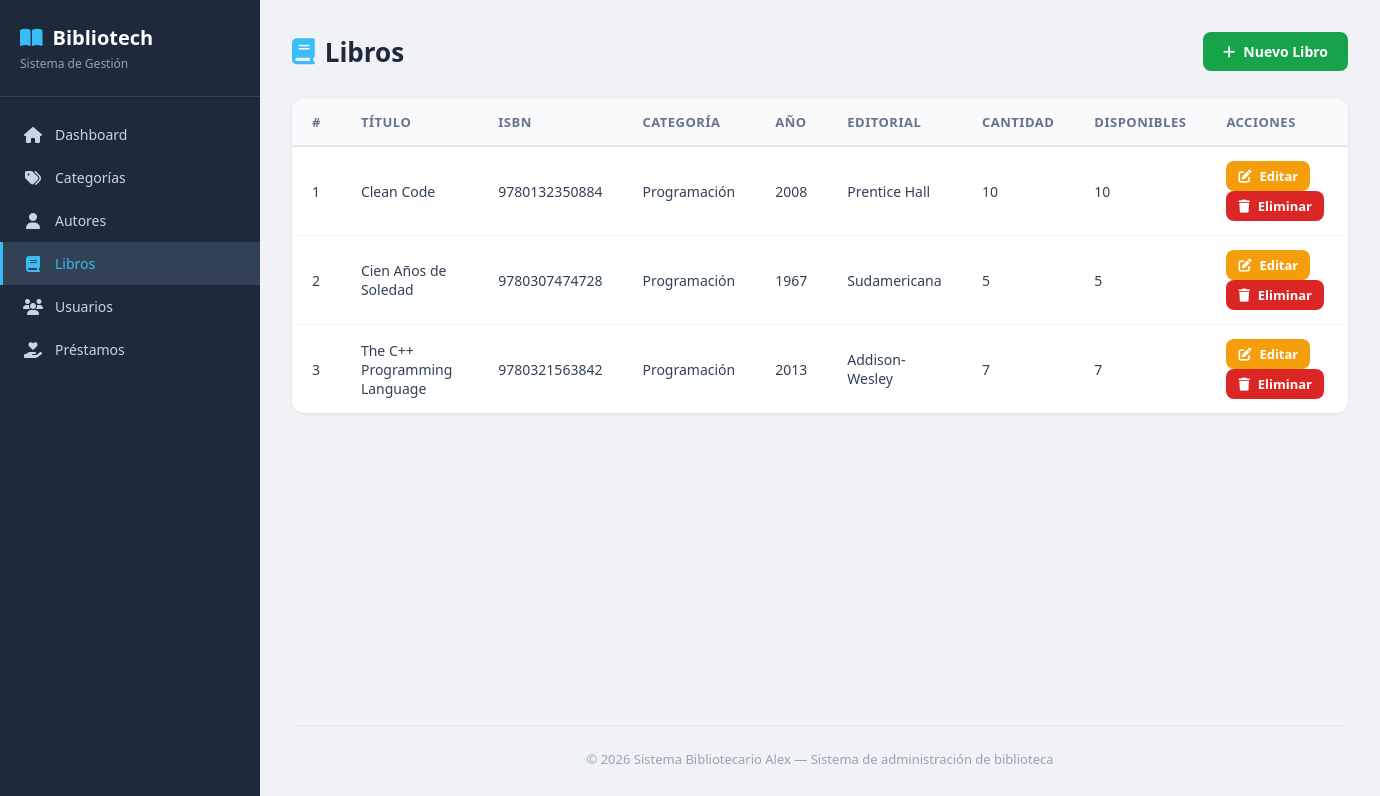
/libros/index.php, run on the app's committed database.
### tables this page shows
CREATE TABLE libros (
    id INT AUTO_INCREMENT PRIMARY KEY,
    titulo VARCHAR(200) NOT NULL,
    isbn VARCHAR(20) NOT NULL UNIQUE,
    anio_publicacion YEAR,
    editorial VARCHAR(150),
    cantidad INT NOT NULL DEFAULT 0,
    disponibles INT NOT NULL DEFAULT 0,
    id_categoria INT NOT NULL,
    fecha_registro TIMESTAMP DEFAULT CURRENT_TIMESTAMP,

    CONSTRAINT fk_libro_categoria
        FOREIGN KEY (id_categoria)
        REFERENCES categorias(id)
);

CREATE TABLE categorias (
    id INT AUTO_INCREMENT PRIMARY KEY,
    nombre VARCHAR(100) NOT NULL UNIQUE,
    descripcion TEXT
);

### libros/index.php (the view, shortened to what this page needs)
<?php
    require_once "../config/connection.php";
?>
<?php include_once "../includes/header.php"; ?>
<div class="page-header">
    <h1><i class="fas fa-book"></i> Libros</h1>
    <a href="create.php" class="btn btn-success">
        <i class="fas fa-plus"></i> Nuevo Libro
    </a>
</div>
<div class="table-container">
    <table>
        <thead>
            <tr>
                <th>#</th>
                <th>Título</th>
                <th>ISBN</th>
                <th>Categoría</th>
                <th>Año</th>
                <th>Editorial</th>
                <th>Cantidad</th>
                <th>Disponibles</th>
                <th>Acciones</th>
            </tr>
        </thead>
        <tbody>
            <?php
                $stmt = $conn->prepare("SELECT libros.id, libros.titulo, libros.isbn, libros.anio_publicacion,libros.editorial, libros.cantidad, libros.disponibles, categorias.nombre AS categoria FROM libros INNER JOIN categorias ON libros.id_categoria = categorias.id;");
                $stmt->execute();
                $resultado = $stmt->get_result();
                while($row = $resultado->fetch_assoc()){
                    echo "<tr>";
                    echo "<td>" . htmlspecialchars($row["id"]) . "</td>";
                    echo "<td>" . htmlspecialchars($row["titulo"]) . "</td>";
                    echo "<td>" . htmlspecialchars($row["isbn"]) . "</td>";
                    echo "<td>" . htmlspecialchars($row["categoria"]) . "</td>";
                    echo "<td>" . htmlspecialchars($row["anio_publicacion"]) . "</td>";
                    echo "<td>" . htmlspecialchars($row["editorial"]) . "</td>";
                    echo "<td>" . htmlspecialchars($row["cantidad"]) . "</td>";
                    echo "<td>" . htmlspecialchars($row["disponibles"]) . "</td>";
                    echo "<td>";
                    echo "<a href='edit.php?id=" . urlencode($row["id"]) . "' class='btn btn-sm btn-warning'><i class='fas fa-edit'></i> Editar</a>";
                    echo "<a href='delete.php?id=" . urlencode($row["id"]) . "' class='btn btn-sm btn-danger'><i class='fas fa-trash'></i> Eliminar</a>";
                    echo "</td>";
                    echo "</tr>";
                }
            ?>
        </tbody>
    </table>
</div>
<?php include_once "../includes/footer.php"; ?>

### includes/header.php (shortened to what this page needs)
<!DOCTYPE html>
<html lang="es">
<head>
    <link rel="stylesheet" href="https://cdnjs.cloudflare.com/ajax/libs/font-awesome/6.5.1/css/all.min.css">
    <link rel="stylesheet" href="../assets/css/style.css">
</head>
<body>
<aside class="sidebar">
    <div class="sidebar-header">
        <h2><i class="fas fa-book-open"></i> Bibliotech</h2>
        <p>Sistema de Gestión</p>
    </div>
    <?php
 $ruta = $_SERVER['PHP_SELF']; ?>
    <nav class="sidebar-nav">
        <a href="../dashboard.php" <?= strpos($ruta, 'dashboard') !== false ? 'class="active"' : '' ?>><i class="fas fa-home"></i> Dashboard</a>
        <a href="../categorias/index.php" <?= strpos($ruta, 'categorias') !== false ? 'class="active"' : '' ?>><i class="fas fa-tags"></i> Categorías</a>
        <a href="../autores/index.php" <?= strpos($ruta, 'autores') !== false ? 'class="active"' : '' ?>><i class="fas fa-user"></i> Autores</a>
        <a href="../libros/index.php" <?= strpos($ruta, 'libros') !== false ? 'class="active"' : '' ?>><i class="fas fa-book"></i> Libros</a>
        <a href="../usuarios/index.php" <?= strpos($ruta, 'usuarios') !== false ? 'class="active"' : '' ?>><i class="fas fa-users"></i> Usuarios</a>
        <a href="../prestamos/index.php" <?= strpos($ruta, 'prestamos') !== false ? 'class="active"' : '' ?>><i class="fas fa-hand-holding-heart"></i> Préstamos</a>
    </nav>
</aside>
<div class="main-content">

### includes/footer.php
    <footer>
        <p>&copy; <?= date("Y") ?> Sistema Bibliotecario Alex &mdash; Sistema de administración de biblioteca</p>
    </footer>
</div>
</body>
</html>

### assets/css/style.css (style rules this page uses)
* { margin: 0; padding: 0; box-sizing: border-box; }
body { font-family: 'Segoe UI', Tahoma, Geneva, Verdana, sans-serif; background: #f0f2f5; color: #333; display: flex; min-height: 100vh; }
.sidebar { width: 260px; background: #1e293b; color: #fff; display: flex; flex-direction: column; position: fixed; top: 0; left: 0; height: 100vh; z-index: 100; }
.sidebar-header { padding: 24px 20px; border-bottom: 1px solid #334155; }
.sidebar-header h2 { font-size: 20px; font-weight: 700; display: flex; align-items: center; gap: 10px; }
.sidebar-header h2 i { color: #38bdf8; }
.sidebar-header p { font-size: 12px; color: #94a3b8; margin-top: 4px; }
.sidebar-nav { padding: 16px 0; flex: 1; }
.sidebar-nav a { display: flex; align-items: center; gap: 12px; padding: 12px 20px; color: #cbd5e1; text-decoration: none; font-size: 14px; transition: all 0.2s; border-left: 3px solid transparent; }
.sidebar-nav a.active { background: #334155; color: #38bdf8; border-left-color: #38bdf8; }
.sidebar-nav a i { width: 20px; text-align: center; font-size: 16px; }
.main-content { margin-left: 260px; flex: 1; padding: 32px; min-height: 100vh; display: flex; flex-direction: column; }
footer { margin-top: auto; padding-top: 24px; text-align: center; font-size: 13px; color: #94a3b8; border-top: 1px solid #e2e8f0; }
.page-header { display: flex; justify-content: space-between; align-items: center; margin-bottom: 28px; }
.page-header h1 { font-size: 26px; font-weight: 700; color: #1e293b; display: flex; align-items: center; gap: 10px; }
.page-header h1 i { color: #38bdf8; }
.btn { display: inline-flex; align-items: center; gap: 8px; padding: 10px 20px; border: none; border-radius: 8px; font-size: 14px; font-weight: 600; cursor: pointer; text-decoration: none; transition: all 0.2s; }
.btn-success { background: #2563eb; color: #fff; }
.btn-success { background: #16a34a; color: #fff; }
.btn-warning { background: #f59e0b; color: #fff; }
.btn-danger { background: #dc2626; color: #fff; }
.btn-sm { padding: 6px 12px; font-size: 13px; }
.table-container { background: #fff; border-radius: 12px; box-shadow: 0 1px 3px rgba(0, 0, 0, 0.08); overflow: hidden; }
table { width: 100%; border-collapse: collapse; }
table thead { background: #f8fafc; border-bottom: 2px solid #e2e8f0; }
table th { text-align: left; padding: 14px 20px; font-size: 13px; font-weight: 600; text-transform: uppercase; letter-spacing: 0.5px; color: #64748b; }
table td { padding: 14px 20px; font-size: 14px; border-bottom: 1px solid #f1f5f9; color: #334155; }
table tbody tr:last-child td { border-bottom: none; }

### data on the page
libros: id "1", titulo "Clean Code", isbn "9780132350884", id_categoria.nombre "Programación", anio_publicacion "2008", editorial "Prentice Hall", cantidad "10", disponibles "10"
libros: id "2", titulo "Cien Años de Soledad", isbn "9780307474728", id_categoria.nombre "Programación", anio_publicacion "1967", editorial "Sudamericana", cantidad "5", disponibles "5"
libros: id "3", titulo "The C++ Programming Language", isbn "9780321563842", id_categoria.nombre "Programación", anio_publicacion "2013", editorial "Addison-Wesley", cantidad "7", disponibles "7"
